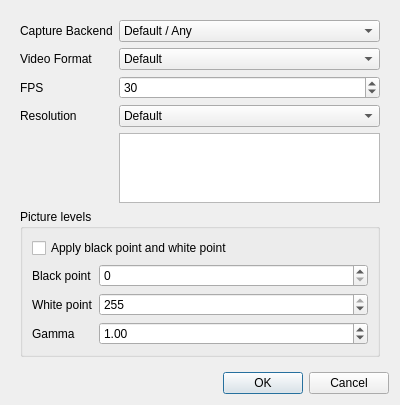
<?xml version="1.0" encoding="UTF-8"?>
<ui version="4.0">
 <class>Dialog</class>
 <widget class="QDialog" name="Dialog">
  <property name="geometry">
   <rect>
    <x>0</x>
    <y>0</y>
    <width>400</width>
    <height>259</height>
   </rect>
  </property>
  <property name="windowTitle">
   <string>Dialog</string>
  </property>
  <layout class="QGridLayout" name="gridLayout">
   <item row="1" column="0">
    <widget class="QWidget" name="widget" native="true">
     <layout class="QFormLayout" name="formLayout">
      <item row="2" column="0">
       <widget class="QLabel" name="label">
        <property name="text">
         <string>Video Format</string>
        </property>
       </widget>
      </item>
      <item row="2" column="1">
       <widget class="QComboBox" name="comboBox_fourcc">
        <item>
         <property name="text">
          <string>Default</string>
         </property>
        </item>
       </widget>
      </item>
      <item row="3" column="0">
       <widget class="QLabel" name="label_2">
        <property name="text">
         <string>FPS</string>
        </property>
       </widget>
      </item>
      <item row="3" column="1">
       <widget class="QSpinBox" name="spinBox_fps">
        <property name="minimum">
         <number>1</number>
        </property>
        <property name="maximum">
         <number>60</number>
        </property>
        <property name="value">
         <number>30</number>
        </property>
       </widget>
      </item>
      <item row="4" column="0">
       <widget class="QLabel" name="label_3">
        <property name="text">
         <string>Resolution</string>
        </property>
       </widget>
      </item>
      <item row="4" column="1">
       <widget class="QComboBox" name="comboBox_resolution">
        <item>
         <property name="text">
          <string>Default</string>
         </property>
        </item>
        <item>
         <property name="text">
          <string notr="true">320x240</string>
         </property>
        </item>
        <item>
         <property name="text">
          <string notr="true">640x480</string>
         </property>
        </item>
        <item>
         <property name="text">
          <string notr="true">800x600</string>
         </property>
        </item>
        <item>
         <property name="text">
          <string notr="true">1280x720</string>
         </property>
        </item>
        <item>
         <property name="text">
          <string notr="true">1280x960</string>
         </property>
        </item>
        <item>
         <property name="text">
          <string notr="true">1600x900</string>
         </property>
        </item>
        <item>
         <property name="text">
          <string notr="true">1920x1080</string>
         </property>
        </item>
        <item>
         <property name="text">
          <string notr="true">3840x2160</string>
         </property>
        </item>
        <item>
         <property name="text">
          <string notr="true">2560x1440</string>
         </property>
        </item>
        <item>
         <property name="text">
          <string notr="true">2048x1080</string>
         </property>
        </item>
        <item>
         <property name="text">
          <string notr="true">4096x2160</string>
         </property>
        </item>
       </widget>
      </item>
      <item row="5" column="1">
       <widget class="QPlainTextEdit" name="plainTextEdit_videoProps"/>
      </item>
      <item row="6" column="0" colspan="2">
       <widget class="QGroupBox" name="groupBox_pictureLevels">
        <property name="title">
         <string>Picture levels</string>
        </property>
        <property name="toolTip">
         <string>Cut what a dim LED or LCD display shows for the segments that are off (ghosting), and stretch the lit segments back to full white. Applies to the whole picture: the preview, Binary View and the OCR.</string>
        </property>
        <layout class="QFormLayout" name="formLayout_pictureLevels">
         <item row="0" column="0" colspan="2">
          <widget class="QCheckBox" name="checkBox_pictureLevels">
           <property name="toolTip">
            <string>Apply a black point, a white point and a gamma to every frame. Off by default.</string>
           </property>
           <property name="text">
            <string>Apply black point and white point</string>
           </property>
          </widget>
         </item>
         <item row="1" column="0">
          <widget class="QLabel" name="label_blackPoint">
           <property name="text">
            <string>Black point</string>
           </property>
          </widget>
         </item>
         <item row="1" column="1">
          <widget class="QSpinBox" name="spinBox_blackPoint">
           <property name="toolTip">
            <string>Every gray level up to this one becomes black. Raise it past the level the display shows for segments that are off (the ghosting), and below the lit segments.</string>
           </property>
           <property name="maximum">
            <number>254</number>
           </property>
          </widget>
         </item>
         <item row="2" column="0">
          <widget class="QLabel" name="label_whitePoint">
           <property name="text">
            <string>White point</string>
           </property>
          </widget>
         </item>
         <item row="2" column="1">
          <widget class="QSpinBox" name="spinBox_whitePoint">
           <property name="toolTip">
            <string>Every gray level from this one up becomes white. Keep it at or below the brightest lit segments.</string>
           </property>
           <property name="minimum">
            <number>1</number>
           </property>
           <property name="maximum">
            <number>255</number>
           </property>
           <property name="value">
            <number>255</number>
           </property>
          </widget>
         </item>
         <item row="3" column="0">
          <widget class="QLabel" name="label_gamma">
           <property name="text">
            <string>Gamma</string>
           </property>
          </widget>
         </item>
         <item row="3" column="1">
          <widget class="QDoubleSpinBox" name="doubleSpinBox_gamma">
           <property name="toolTip">
            <string>Brightens (above 1) or darkens (below 1) the midtones after the levels. 1.00 leaves them as they are.</string>
           </property>
           <property name="decimals">
            <number>2</number>
           </property>
           <property name="minimum">
            <double>0.100000000000000</double>
           </property>
           <property name="maximum">
            <double>10.000000000000000</double>
           </property>
           <property name="singleStep">
            <double>0.100000000000000</double>
           </property>
           <property name="value">
            <double>1.000000000000000</double>
           </property>
          </widget>
         </item>
        </layout>
       </widget>
      </item>
      <item row="1" column="0">
       <widget class="QLabel" name="label_4">
        <property name="text">
         <string>Capture Backend</string>
        </property>
       </widget>
      </item>
      <item row="1" column="1">
       <widget class="QComboBox" name="comboBox_captureBackend">
        <item>
         <property name="text">
          <string>Default / Any</string>
         </property>
        </item>
       </widget>
      </item>
     </layout>
    </widget>
   </item>
   <item row="3" column="0">
    <widget class="QDialogButtonBox" name="buttonBox">
     <property name="orientation">
      <enum>Qt::Horizontal</enum>
     </property>
     <property name="standardButtons">
      <set>QDialogButtonBox::Cancel|QDialogButtonBox::Ok</set>
     </property>
    </widget>
   </item>
  </layout>
 </widget>
 <resources/>
 <connections>
  <connection>
   <sender>buttonBox</sender>
   <signal>accepted()</signal>
   <receiver>Dialog</receiver>
   <slot>accept()</slot>
   <hints>
    <hint type="sourcelabel">
     <x>248</x>
     <y>254</y>
    </hint>
    <hint type="destinationlabel">
     <x>157</x>
     <y>274</y>
    </hint>
   </hints>
  </connection>
  <connection>
   <sender>buttonBox</sender>
   <signal>rejected()</signal>
   <receiver>Dialog</receiver>
   <slot>reject()</slot>
   <hints>
    <hint type="sourcelabel">
     <x>316</x>
     <y>260</y>
    </hint>
    <hint type="destinationlabel">
     <x>286</x>
     <y>274</y>
    </hint>
   </hints>
  </connection>
 </connections>
</ui>
